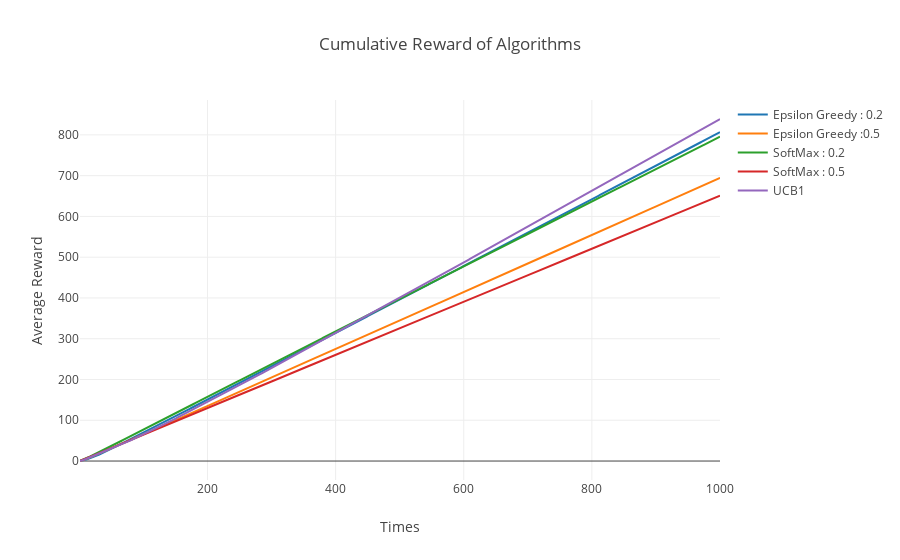

Write notebook code for a chart like this one.
### Code cell
cumulative_rewards([df1, df2, df3, df4, df5],  
                   ["Epsilon Greedy : 0.2", "Epsilon Greedy :0.5", 
                    "SoftMax : 0.2", "SoftMax : 0.5", "UCB1"])

### Figure 1 — Plotly figure (JSON) as saved in the notebook; plotly's stock layout.template omitted (floating-point values rounded to 4 significant figures; data arrays with more than 128 entries replaced by an {"elided": "..."} marker saying what was removed)
{"data": [{"mode": "lines", "name": "Epsilon Greedy : 0.2", "type": "scatter", "uid": "27d380", "x": {"elided": "1000 int values"}, "y": {"elided": "1000 float values"}}, {"mode": "lines", "name": "Epsilon Greedy :0.5", "type": "scatter", "uid": "a741e3", "x": {"elided": "1000 int values"}, "y": {"elided": "1000 float values"}}, {"mode": "lines", "name": "SoftMax : 0.2", "type": "scatter", "uid": "ca22f3", "x": {"elided": "1000 int values"}, "y": {"elided": "1000 float values"}}, {"mode": "lines", "name": "SoftMax : 0.5", "type": "scatter", "uid": "4491cf", "x": {"elided": "1000 int values"}, "y": {"elided": "1000 float values"}}, {"mode": "lines", "name": "UCB1", "type": "scatter", "uid": "744a6c", "x": {"elided": "1000 int values"}, "y": {"elided": "1000 float values"}}], "layout": {"autosize": true, "title": "Cumulative Reward of Algorithms", "xaxis": {"autorange": true, "range": [1, 1000], "title": "Times", "type": "linear"}, "yaxis": {"autorange": true, "range": [-46.5, 885.6], "title": "Average Reward", "type": "linear"}}}
